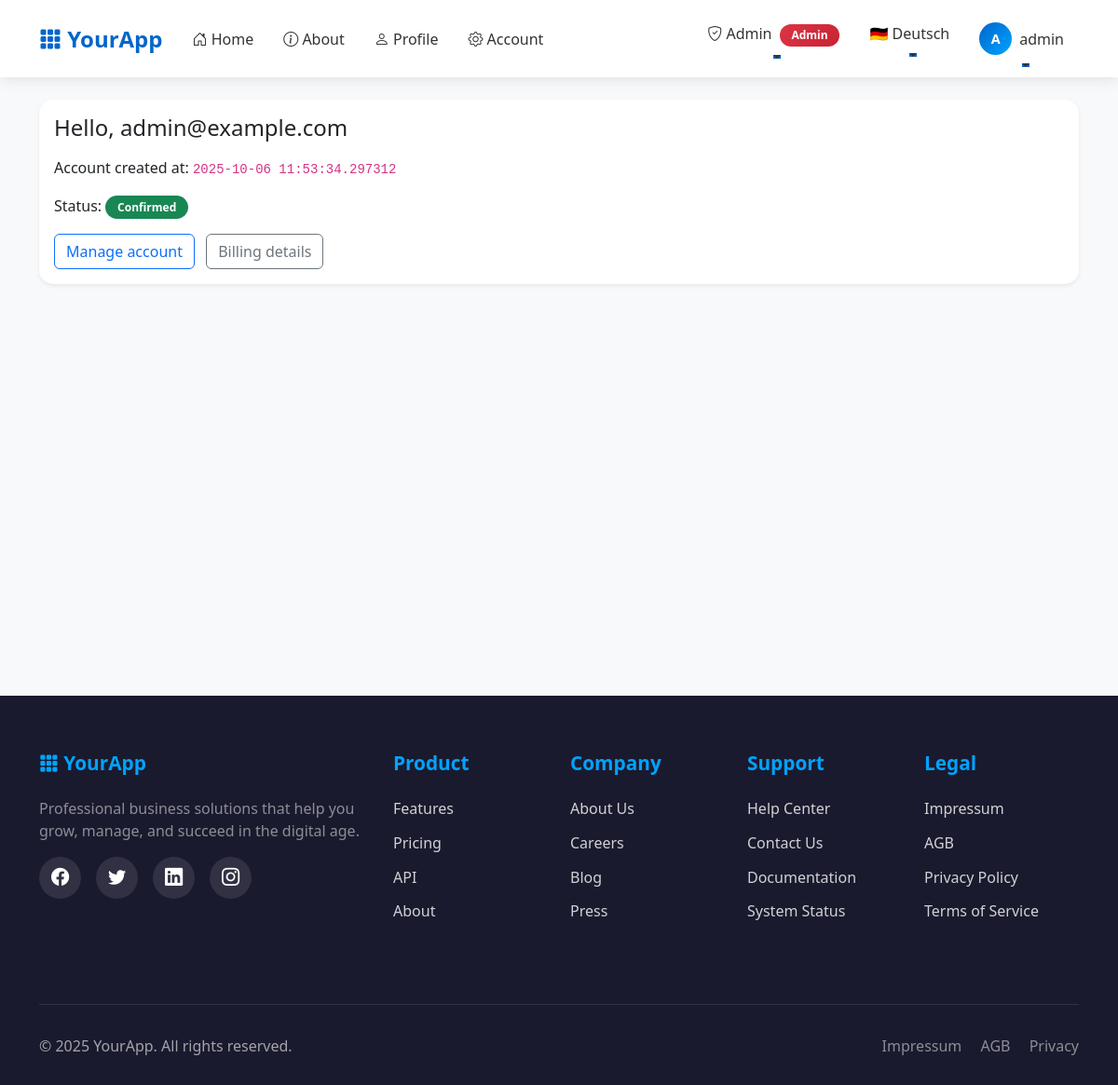
The app's page /profile (signed in) with its own data.
### app/models/user.py (models this page shows, shortened)
class User(UserMixin, db.Model):
    id = db.Column(db.Integer, primary_key=True)
    email = db.Column(db.String(255), unique=True, nullable=False, index=True)
    language = db.Column(db.String(5), default='en')
    role = db.Column(db.String(20), nullable=False, default='user', index=True)
    password_hash = db.Column(db.String(255), nullable=False)
    created_at = db.Column(db.DateTime, default=datetime.utcnow, nullable=False)
    confirmed_at = db.Column(db.DateTime, nullable=True)
    is_active = db.Column(db.Boolean, default=True, nullable=False, index=True)
    plan_id = db.Column(db.Integer, db.ForeignKey('plan.id'), nullable=True)
    plan = db.relationship('Plan', back_populates='users')
    plan_subscribed_at = db.Column(db.DateTime, nullable=True)
    billing = db.relationship("BillingProfile", uselist=False, back_populates="user", cascade="all, delete-orphan")
    api_keys = db.relationship("APIKey", back_populates="user", cascade="all, delete-orphan", lazy='dynamic')
    @property
    def is_confirmed(self) -> bool:
        return self.confirmed_at is not None
    @property
    def is_authenticated(self):
        return True

### app/blueprints/main/routes.py (the view)
@bp.get("/profile")
@login_required
def profile():
    return render_template("profile.html", user=current_user)

### app/__init__.py (called while the page is built)
def get_locale():
    from flask_login import current_user
    if current_user.is_authenticated and hasattr(current_user, 'language'):
        return current_user.language
    from flask import current_app
    return request.accept_languages.best_match(current_app.config['BABEL_SUPPORTED_LOCALES'])

### app/context_helpers.py (called while the page is built)
def register_context_processors(app):
    @app.context_processor
    def utility_processor():
        def has_endpoint(name: str) -> bool:
            return name in current_app.view_functions
        return dict(has_endpoint=has_endpoint)

### app/templates/profile.html
{% extends "base.html" %}
{% block content %}
<div class="card shadow-sm">
  <div class="card-body">
    <h1 class="h4 mb-3">Hello, {{ user.email }}</h1>
    <p>Account created at: <code>{{ user.created_at }}</code></p>
    <p>Status: {% if user.is_confirmed %}<span class="badge text-bg-success">Confirmed</span>{% else %}<span class="badge text-bg-warning">Unconfirmed</span>{% endif %}</p>
    <div class="mt-3">
      <a class="btn btn-outline-primary me-2" href="{{ url_for('account.overview') }}">Manage account</a>
      <a class="btn btn-outline-secondary" href="{{ url_for('account.billing') }}">Billing details</a>
    </div>
  </div>
</div>
{% endblock %}

### app/templates/base.html (shortened to what this page needs)
<!doctype html>
<html lang="en">
<head>
    <link href="https://cdn.jsdelivr.net/npm/bootstrap@5.3.3/dist/css/bootstrap.min.css" rel="stylesheet">
    <link rel="stylesheet" href="https://cdn.jsdelivr.net/npm/bootstrap-icons@1.11.0/font/bootstrap-icons.css">
    <link href="{{ url_for('static', filename='css/app.css') }}" rel="stylesheet">
</head>
<body>
    <nav class="navbar navbar-expand-lg navbar-light sticky-top">
        <div class="container">
            <a class="navbar-brand" href="{{ url_for('main.index') }}">
                <i class="bi bi-grid-3x3-gap-fill"></i> YourApp
            </a>
            <div class="collapse navbar-collapse" id="navbarNav">
                <ul class="navbar-nav me-auto">
                    <li class="nav-item">
                        <a class="nav-link" href="{{ url_for('main.index') }}">
                            <i class="bi bi-house-door"></i> {{ _('Home') }}
                        </a>
                    </li>
                    <li class="nav-item">
                        <a class="nav-link" href="{{ url_for('main.about') }}">
                            <i class="bi bi-info-circle"></i> {{ _('About') }}
                        </a>
                    </li>
                    {% if current_user.is_authenticated %}
                    <li class="nav-item">
                        <a class="nav-link" href="{{ url_for('main.profile') }}">
                            <i class="bi bi-person"></i> {{ _('Profile') }}
                        </a>
                    </li>
                    <li class="nav-item">
                        <a class="nav-link" href="{{ url_for('account.overview') }}">
                            <i class="bi bi-gear"></i> {{ _('Account') }}
                        </a>
                    </li>
                    {% endif %}
                </ul>
                <ul class="navbar-nav">
                    {% if current_user.is_authenticated %}
                        {% if current_user.role == 'admin' %}
                        <li class="nav-item dropdown">
                            <a class="nav-link dropdown-toggle" href="#" id="adminDropdown" role="button"
                               data-bs-toggle="dropdown" aria-expanded="false">
                                <i class="bi bi-shield-check"></i> {{ _('Admin') }}
                                <span class="badge badge-admin ms-1">Admin</span>
                            </a>
                        </li>
                        {% endif %}
                        <li class="nav-item dropdown language-dropdown">
                            <a class="nav-link dropdown-toggle" href="#" id="languageDropdown" role="button"
                               data-bs-toggle="dropdown" aria-expanded="false">
                                {% if current_user.language == 'de' %}
                                    🇩🇪 Deutsch
                                {% else %}
                                    🇬🇧 English
                                {% endif %}
                            </a>
                        </li>
                        <li class="nav-item dropdown">
                            <a class="nav-link dropdown-toggle d-flex align-items-center" href="#" id="userDropdown"
                               role="button" data-bs-toggle="dropdown" aria-expanded="false">
                                <div class="user-avatar me-2">
                                    {{ current_user.email[0]|upper }}
                                </div>
                                <span class="d-none d-lg-inline">{{ current_user.email.split('@')[0] }}</span>
                            </a>
                        </li>
                    {% endif %}
                </ul>
            </div>
        </div>
    </nav>
    <main class="py-4">
        <div class="container">
            {% block content %}{% endblock %}
        </div>
    </main>
    <footer class="footer">
        <div class="container">
            <div class="row">
                <div class="col-lg-4 mb-4">
                    <h3 class="footer-title">
                        <i class="bi bi-grid-3x3-gap-fill"></i> YourApp
                    </h3>
                    <p class="text-white-50">Professional business solutions that help you grow, manage, and succeed in the digital age.</p>
                    <div class="social-links">
                        <a href="#" aria-label="Facebook"><i class="bi bi-facebook"></i></a>
                        <a href="#" aria-label="Twitter"><i class="bi bi-twitter"></i></a>
                        <a href="#" aria-label="LinkedIn"><i class="bi bi-linkedin"></i></a>
                        <a href="#" aria-label="Instagram"><i class="bi bi-instagram"></i></a>
                    </div>
                </div>
                <div class="col-lg-2 col-md-6 mb-4">
                    <h4 class="footer-title">Product</h4>
                    <ul class="footer-links">
                        <li><a href="{{ url_for('main.index') }}#features">Features</a></li>
                        <li><a href="{{ url_for('account.view_plan') }}">Pricing</a></li>
                        <li><a href="/api/v1/ping">API</a></li>
                        <li><a href="{{ url_for('main.about') }}">About</a></li>
                    </ul>
                </div>
                <div class="col-lg-2 col-md-6 mb-4">
                    <h4 class="footer-title">Company</h4>
                    <ul class="footer-links">
                        <li><a href="{{ url_for('main.about') }}">About Us</a></li>
                        <li><a href="/careers">Careers</a></li>
                        <li><a href="/blog">Blog</a></li>
                        <li><a href="/press">Press</a></li>
                    </ul>
                </div>
                <div class="col-lg-2 col-md-6 mb-4">
                    <h4 class="footer-title">Support</h4>
                    <ul class="footer-links">
                        <li><a href="/help">Help Center</a></li>
                        <li><a href="/contact">Contact Us</a></li>
                        <li><a href="/docs">Documentation</a></li>
                        <li><a href="/status">System Status</a></li>
                    </ul>
                </div>
                <div class="col-lg-2 col-md-6 mb-4">
                    <h4 class="footer-title">Legal</h4>
                    <ul class="footer-links">
                        <li><a href="/impressum">Impressum</a></li>
                        <li><a href="/agb">AGB</a></li>
                        <li><a href="/privacy">Privacy Policy</a></li>
                        <li><a href="/terms">Terms of Service</a></li>
                    </ul>
                </div>
            </div>
            <div class="footer-bottom">
                <div class="row">
                    <div class="col-md-6 text-center text-md-start mb-3 mb-md-0">
                        <p class="mb-0">&copy; 2025 YourApp. All rights reserved.</p>
                    </div>
                    <div class="col-md-6 text-center text-md-end">
                        <p class="mb-0">
                            <a href="/impressum" class="text-white-50 text-decoration-none me-3">Impressum</a>
                            <a href="/agb" class="text-white-50 text-decoration-none me-3">AGB</a>
                            <a href="/privacy" class="text-white-50 text-decoration-none">Privacy</a>
                        </p>
                    </div>
                </div>
            </div>
        </div>
    </footer>
</body>
</html>

### app/static/css/app.css (style rules this page uses)
.card { border-radius: 1rem; }
footer { background: #fafafa; }

### app/templates/base.html (style rules this page uses)
:root { --primary-color: #0066cc; --secondary-color: #004999; --accent-color: #00a3ff; --dark-bg: #1a1a2e; --light-bg: #f8f9fa; }
body { font-family: 'Segoe UI', Tahoma, Geneva, Verdana, sans-serif; background-color: #f8f9fa; }
.navbar { background: white !important; box-shadow: 0 2px 15px rgba(0, 0, 0, 0.1); padding: 1rem 0; }
.navbar-brand { font-weight: 700; font-size: 1.5rem; color: var(--primary-color) !important; transition: all 0.3s ease; }
.nav-link { font-weight: 500; color: #333 !important; margin: 0 0.5rem; transition: all 0.3s ease; position: relative; }
.nav-link::after { content: ''; position: absolute; bottom: -5px; left: 50%; width: 0; height: 2px; background: var(--primary-color); transition: all 0.3s ease; transform: translateX(-50%); }
main { min-height: calc(100vh - 200px); padding-top: 2rem; padding-bottom: 2rem; }
.card { border: none; border-radius: 15px; box-shadow: 0 5px 20px rgba(0, 0, 0, 0.08); transition: all 0.3s ease; }
.footer { background: var(--dark-bg); color: white; padding: 60px 0 30px; margin-top: 4rem; }
.footer-title { font-size: 1.3rem; font-weight: 600; margin-bottom: 1.5rem; color: var(--accent-color); }
.footer-links { list-style: none; padding: 0; }
.footer-links li { margin-bottom: 0.8rem; }
.footer-links a { color: rgba(255, 255, 255, 0.8); text-decoration: none; transition: all 0.3s ease; display: inline-block; }
.footer-bottom { border-top: 1px solid rgba(255, 255, 255, 0.1); margin-top: 3rem; padding-top: 2rem; text-align: center; color: rgba(255, 255, 255, 0.6); }
.social-links { display: flex; gap: 1rem; margin-top: 1rem; }
.social-links a { width: 45px; height: 45px; border-radius: 50%; background: rgba(255, 255, 255, 0.1); display: flex; align-items: center; justify-content: center; color: white; font-size: 1.2rem; transition: all 0.3s ease; text-decoration: none; }
.user-avatar { width: 35px; height: 35px; border-radius: 50%; background: linear-gradient(135deg, var(--primary-color), var(--accent-color)); display: flex; align-items: center; justify-content: center; color: white; font-weight: 600; font-size: 0.9rem; }
.badge { padding: 0.4rem 0.8rem; border-radius: 50px; font-weight: 600; }
.badge-admin { background: linear-gradient(135deg, #dc3545, #c82333); }
.language-dropdown .dropdown-toggle { display: flex; align-items: center; gap: 0.5rem; }

### records on screen
User: email "A", email "admin", email "admin@example.com", created_at "2025-10-06 11:53:34.297312"
